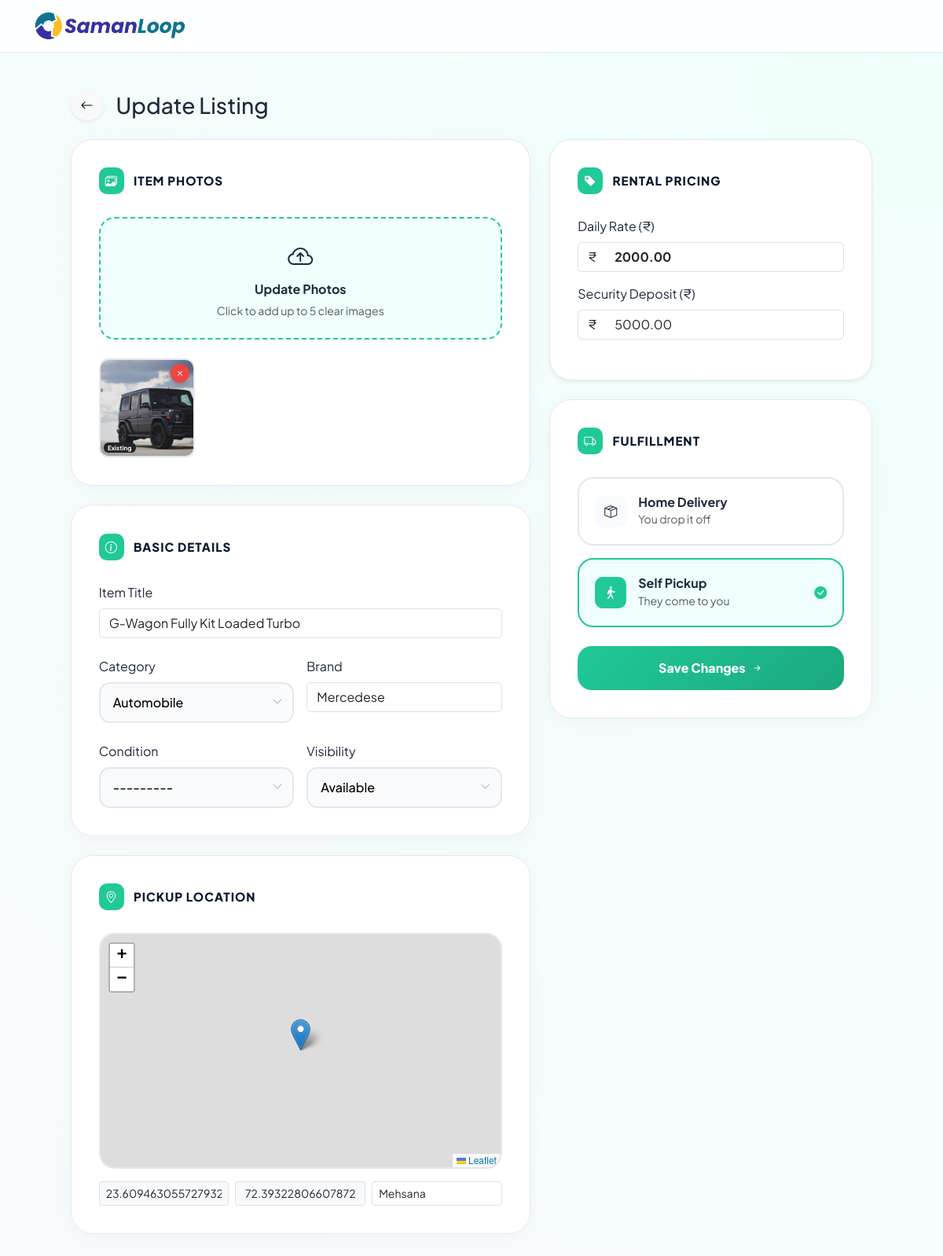
The page /items/edit/4/ (signed in) on the database its author committed.
### core/models.py (models this page shows, shortened)
class ItemImage(models.Model):
    item = models.ForeignKey(Item, on_delete=models.CASCADE, related_name="images")
    image = models.ImageField(upload_to="items/")

class Item(models.Model):
    QUALITY_CHOICES = [
        ("excellent", "Excellent"),
        ("good", "Good"),
        ("average", "Average"),
    ]
    STATUS_CHOICES = [
        ("available", "Available"),
        ("in use", "In Use")
    ]
    owner = models.ForeignKey(User, on_delete=models.CASCADE)
    category = models.ForeignKey(
        Category,
        on_delete=models.CASCADE,
        related_name="items"
    )
    name = models.CharField(max_length=200)
    brand = models.CharField(max_length=120)
    purchase_price = models.DecimalField(max_digits=10, decimal_places=2)
    purchase_year = models.PositiveIntegerField()
    description = models.TextField(blank=True)
    quality = models.CharField(max_length=20, choices=QUALITY_CHOICES)
    latitude = models.CharField(max_length=50, blank=True)
    longitude = models.CharField(max_length=50, blank=True)
    allow_delivery = models.BooleanField(default=False)
    self_pickup = models.BooleanField(default=True)
    city = models.CharField(max_length=100, blank=True, null=True)
    rent_per_day = models.DecimalField(
        max_digits=8,
        decimal_places=2
    )
    deposit_amount = models.DecimalField(
        max_digits=8,
        decimal_places=2,
        default=0.00
    )
    availability_status = models.CharField(
        max_length=20,
        choices=STATUS_CHOICES,
        default="available"
    )
    created_at = models.DateTimeField(auto_now_add=True)
    from decimal import Decimal
    from django.utils.timezone import now

### core/views.py (the view)
# urls.py: path("items/edit/<int:item_id>/", views.edit_item, name="edit_item"),
def edit_item(request, item_id):
    email = request.session.get("user")
    user = User.objects.get(email=email)
    item = get_object_or_404(Item, id=item_id, owner=user)
    if request.method == "POST":
        form = ItemForm(request.POST, request.FILES, instance=item)
        if form.is_valid():
            item = form.save()
            if request.FILES.get("images"):
                for img in request.FILES.getlist("images"):
                    ItemImage.objects.create(item=item, image=img)
            return redirect("my_items")
        else:
            print(form.errors)
    else:
        form = ItemForm(instance=item)
    return render(request, "items/edit_item.html", {"form": form, "item": item})

### core/forms.py
class ItemForm(forms.ModelForm):
    class Meta:
        model = Item
        fields = [
            "name",
            "brand",
            "category",
            "quality",
            "availability_status",
            "latitude",
            "longitude",
            "city",
            "rent_per_day",
            "deposit_amount",
            "allow_delivery",
            "self_pickup",
        ]

### core/context_processors.py (called while the page is built)
def cities_with_items(request):
    cities = (
        Item.objects
        .filter(availability_status="available")
        .values_list("city", flat=True)
        .distinct()
    )
    selected_city = request.session.get("selected_city")
    return {
        "navbar_cities": cities,
        "selected_city": selected_city
    }

### core/models.py (called while the page is built)
    def __str__(self):
        return self.name

### templates/items/edit_item.html (shortened to what this page needs)
{% load static %}
<!DOCTYPE html>
<html lang="en">
<head>
    <link href="https://cdn.jsdelivr.net/npm/bootstrap@5.3.3/dist/css/bootstrap.min.css" rel="stylesheet">
    <link href="https://cdn.jsdelivr.net/npm/bootstrap-icons/font/bootstrap-icons.css" rel="stylesheet">
    <link rel="stylesheet" href="https://unpkg.com/leaflet@1.9.4/dist/leaflet.css" />
</head>
<body>
<nav class="navbar navbar-custom sticky-top mb-5">
    <div class="container text-center">
        <a href="/"><img src="{% static 'images/Group 7.png' %}" alt="SamanLoop" height="40"></a>
    </div>
</nav>
<div class="container">
    <div class="row justify-content-center">
        <div class="col-lg-11">
            <div class="d-flex align-items-center mb-4">
                <a href="javascript:history.back()" class="btn btn-light rounded-circle shadow-sm me-3"><i class="bi bi-arrow-left"></i></a>
                <h1 class="h3 fw-extrabold mb-0">Update Listing</h1>
            </div>
            <form method="POST" enctype="multipart/form-data" id="editForm">
                <div class="row">
                    <div class="col-md-7">
                        <div class="form-card">
                            <h6 class="section-title"><span class="icon-wrapper"><i class="bi bi-images"></i></span> Item Photos</h6>
                            <div class="upload-zone" onclick="document.getElementById('imageInput').click()">
                                <i class="bi bi-cloud-arrow-up fs-2 text-teal"></i>
                                <h6 class="mt-2 fw-bold">Update Photos</h6>
                                <p class="text-muted small mb-0">Click to add up to 5 clear images</p>
                            </div>
                            <div class="row g-2 mt-3" id="imagePreviewRow">
                                {% if item.images.all %}
                                    {% for img in item.images.all %}
                                        <div class="col-3 existing-img-wrapper" id="existing-{{ forloop.index }}">
                                            <div class="preview-img-container">
                                                <img src="{{ img.image.url }}">
                                                <span class="badge bg-dark position-absolute bottom-0 start-0 m-1" style="font-size: 8px;">Existing</span>
                                                <button type="button" class="remove-img-btn" onclick="this.closest('.existing-img-wrapper').remove()"><i class="bi bi-x"></i></button>
                                            </div>
                                        </div>
                                    {% endfor %}
                                {% endif %}
                            </div>
                        </div>
                        <div class="form-card">
                            <h6 class="section-title"><span class="icon-wrapper"><i class="bi bi-info-circle"></i></span> Basic Details</h6>
                            <div class="mb-4">
                                <label class="form-label">Item Title</label>
                                <input type="text" name="name" id="name_input" value="{{ form.name.value|default:'' }}" class="form-control" required>
                            </div>
                            <div class="row g-3 mb-4">
                                <div class="col-6">
                                    <label class="form-label">Category</label>
                                    <div class="custom-select-wrapper">{{ form.category }}</div>
                                </div>
                                <div class="col-6">
                                    <label class="form-label">Brand</label>
                                    <input type="text" name="brand" value="{{ form.brand.value|default:'' }}" class="form-control">
                                </div>
                            </div>
                            <div class="row g-3">
                                <div class="col-6">
                                    <label class="form-label">Condition</label>
                                    <div class="custom-select-wrapper">{{ form.quality }}</div>
                                </div>
                                <div class="col-6">
                                    <label class="form-label">Visibility</label>
                                    <div class="custom-select-wrapper">{{ form.availability_status }}</div>
                                </div>
                            </div>
                        </div>
                        <div class="form-card">
                            <h6 class="section-title"><span class="icon-wrapper"><i class="bi bi-geo-alt"></i></span> Pickup Location</h6>
                            <div id="map" class="mb-3"></div>
                            <div class="row g-2">
                                <div class="col-4"><input type="text" id="id_lat" name="latitude" value="{{ form.latitude.value }}" class="form-control form-control-sm text-center bg-light" readonly></div>
                                <div class="col-4"><input type="text" id="id_lng" name="longitude" value="{{ form.longitude.value }}" class="form-control form-control-sm text-center bg-light" readonly></div>
                                <div class="col-4"><input type="text" name="city" value="{{ form.city.value|default:'' }}" class="form-control form-control-sm" placeholder="City" required></div>
                            </div>
                        </div>
                    </div>
                    <div class="col-md-5">
                        <div class="form-card pricing-zone shadow-sm">
                            <h6 class="section-title"><span class="icon-wrapper"><i class="bi bi-tag-fill"></i></span> Rental Pricing</h6>
                            <div class="mb-3">
                                <label class="form-label">Daily Rate (₹)</label>
                                <div class="input-group"><span class="input-group-text bg-white border-end-0">₹</span><input type="number" name="rent_per_day" id="rent_input" value="{{ form.rent_per_day.value }}" class="form-control fw-bold border-start-0" required></div>
                            </div>
                            <div class="mb-3">
                                <label class="form-label">Security Deposit (₹)</label>
                                <div class="input-group"><span class="input-group-text bg-white border-end-0">₹</span><input type="number" name="deposit_amount" value="{{ form.deposit_amount.value }}" class="form-control border-start-0" required></div>
                            </div>
                        </div>
                        <div class="form-card">
                            <h6 class="section-title"><span class="icon-wrapper"><i class="bi bi-truck"></i></span> Fulfillment</h6>
                            <div class="fulfillment-option mb-3 {% if form.allow_delivery.value %}active{% endif %}" onclick="toggleFulfillment('delivery')">
                                <div class="icon-box"><i class="bi bi-box-seam"></i></div>
                                <div><h6 class="mb-0 fw-bold">Home Delivery</h6><small class="text-muted">You drop it off</small></div>
                            </div>
                            <div class="fulfillment-option mb-4 {% if form.self_pickup.value %}active{% endif %}" onclick="toggleFulfillment('pickup')">
                                <div class="icon-box"><i class="bi bi-person-walking"></i></div>
                                <div><h6 class="mb-0 fw-bold">Self Pickup</h6><small class="text-muted">They come to you</small></div>
                                <i class="bi bi-check-circle-fill check-mark"></i>
                            </div>
                            <button type="button" class="btn-save-trigger" onclick="validateAndOpenModal()">
                                Save Changes <i class="bi bi-arrow-right-short ms-1"></i>
                            </button>
                        </div>
                    </div>
                </div>
            </form>
        </div>
    </div>
</div>
</body>
</html>

### templates/items/edit_item.html (style rules this page uses)
:root { --brand-teal: #20c997; --brand-teal-dark: #1ba87e; --navy-dark: #0a192f; --bg-gradient: radial-gradient(circle at top right, #f0fffb 0%, #f8fafc 100%); --border-color: #e2e8f0; }
body { font-family: 'Plus Jakarta Sans', sans-serif; background: var(--bg-gradient); background-attachment: fixed; color: #1e293b; padding-bottom: 5rem; }
.navbar-custom { background: rgba(255, 255, 255, 0.9); backdrop-filter: blur(15px); border-bottom: 1px solid var(--border-color); padding: 0.8rem 0; }
.form-card { background: white; border-radius: 28px; border: 1px solid var(--border-color); padding: 2.2rem; margin-bottom: 1.5rem; box-shadow: 0 4px 25px rgba(0, 0, 0, 0.03); }
.section-title { font-size: 0.95rem; font-weight: 800; text-transform: uppercase; letter-spacing: 1px; color: var(--navy-dark); margin-bottom: 1.8rem; display: flex; align-items: center; gap: 12px; }
.icon-wrapper { background: var(--brand-teal); padding: 8px; border-radius: 10px; color: white; display: flex; }
.upload-zone { border: 2px dashed var(--brand-teal); background: #f0fffb; border-radius: 20px; padding: 1.5rem; text-align: center; cursor: pointer; transition: 0.3s; }
.preview-img-container { position: relative; width: 100%; padding-top: 100%; overflow: hidden; border-radius: 12px; border: 2px solid var(--border-color); transition: 0.3s; }
.preview-img-container img { position: absolute; top: 0; left: 0; width: 100%; height: 100%; object-fit: cover; }
.remove-img-btn { position: absolute; top: 5px; right: 5px; background: #ef4444; color: white; border: none; border-radius: 50%; width: 24px; height: 24px; display: flex; align-items: center; justify-content: center; z-index: 10; font-size: 14px; box-shadow: 0 2px 5px rgba(0,0,0,0.2); transition: 0.2s; }
.custom-select-wrapper { position: relative; width: 100%; }
.custom-select-wrapper select { appearance: none; -webkit-appearance: none; width: 100%; padding: 12px 40px 12px 16px; background-color: #f9fafb; border: 2px solid var(--border-color); border-radius: 14px; font-weight: 500; cursor: pointer; transition: 0.3s; }
.fulfillment-option { cursor: pointer; border: 2px solid var(--border-color); border-radius: 20px; padding: 1.25rem; transition: 0.3s; background: #fff; display: flex; align-items: center; gap: 15px; }
.fulfillment-option.active { border-color: var(--brand-teal); background: #f0fffb; }
.fulfillment-option .icon-box { width: 40px; height: 40px; border-radius: 10px; background: #f8fafc; display: flex; align-items: center; justify-content: center; }
.fulfillment-option.active .icon-box { background: var(--brand-teal); color: white; }
.check-mark { margin-left: auto; color: var(--brand-teal); display: none; }
.active .check-mark { display: block; }
.btn-save-trigger { background: linear-gradient(135deg, var(--brand-teal) 0%, var(--brand-teal-dark) 100%); color: white; border: none; padding: 1rem; border-radius: 18px; font-weight: 800; width: 100%; }
#map { height: 300px; width: 100%; border-radius: 20px; border: 2px solid var(--border-color); }

### rows shown on the page
ItemImage: image (picture)
Item: name "G-Wagon Fully Kit Loaded Turbo", category "Automobile", brand "Mercedese", quality "---------", availability_status "Available", latitude "23.609463055727932", longitude "72.39322806607872", city "Mehsana", rent_per_day "2000.00", deposit_amount "5000.00"
